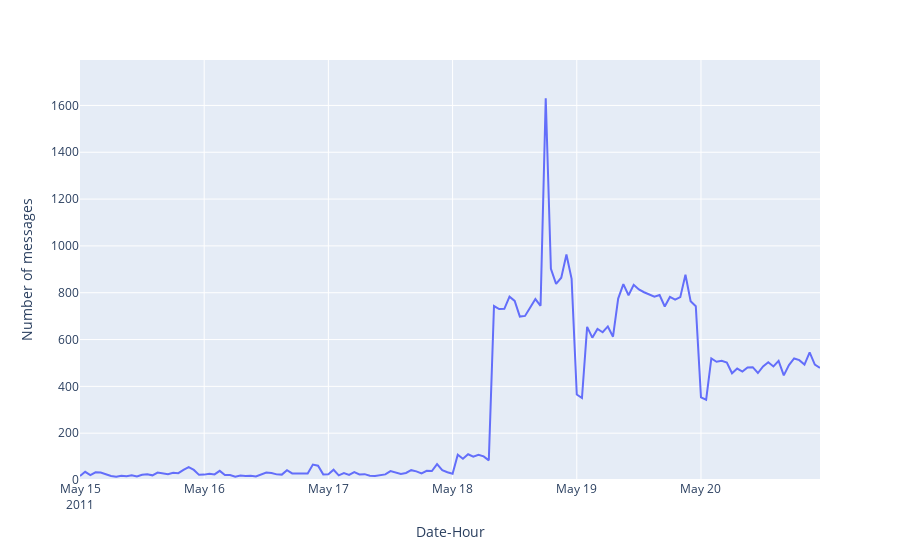

Notebook source saved alongside this figure:
### Markdown cell above
## Counts of messages including symptoms

### Code cell
def _():
    messages = Messages.query('symptoms == True').loc['2011-05-15':].groupby(pd.Grouper(key='Created_at', freq='H')).size()
    range_y = [0, messages.values.max() * 1.1]
    px.line(x=messages.index, y=messages.values,
            range_y=range_y,
            labels={'x': 'Date-Hour', 'y': 'Number of messages'}).show()

_()

### Figure 1 — Plotly figure (JSON) as saved in the notebook; plotly's stock layout.template omitted (floating-point values rounded to 4 significant figures; data arrays with more than 128 entries replaced by an {"elided": "..."} marker saying what was removed)
{"data": [{"hovertemplate": "Date-Hour=%{x}<br>Number of messages=%{y}<extra></extra>", "legendgroup": "", "line": {"color": "#636efa", "dash": "solid"}, "marker": {"symbol": "circle"}, "mode": "lines", "name": "", "orientation": "v", "showlegend": false, "type": "scatter", "x": {"elided": "144 str values"}, "xaxis": "x", "y": {"elided": "144 int values"}, "yaxis": "y"}], "layout": {"legend": {"tracegroupgap": 0}, "margin": {"t": 60}, "xaxis": {"anchor": "y", "domain": [0, 1], "title": {"text": "Date-Hour"}}, "yaxis": {"anchor": "x", "domain": [0, 1], "range": [0, 1794.0], "title": {"text": "Number of messages"}}}}
